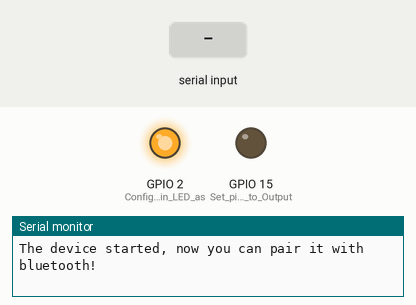
A sketch run on a simulated ESP32. On the bench: output pins drawn as LEDs (lit = HIGH), the last lines printed to the serial monitor. The inputs (shaded band) are chosen by the test bench. Nothing arrives over Bluetooth unless stated.

Above: at 0.1 s.
At 1.7 s:
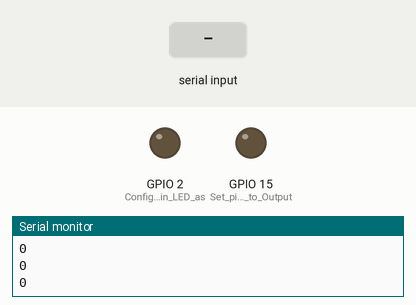
1.8 s: "1" received over the second serial link
At 3.4 s:
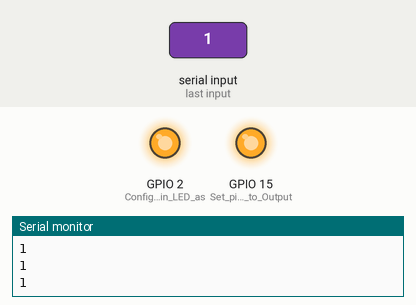
Timing chart, 0 to 4.9 s (numbered marks = the images above; inputs shaded):
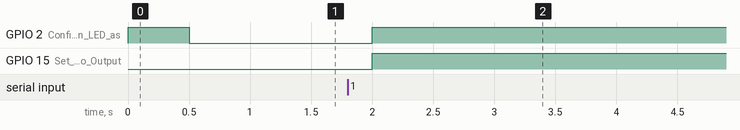

Measured:
- after the input at 1.8 s, GPIO 2 (Configure_Built_in_LED_as), GPIO 15 (Set_pin_GPIO_15_to_Output): LOW → HIGH after 0.20 s

The sketch:

Bluetooth_Light_Switch_v0.1.ino
```cpp
//This creates a bridge between Serial and Classical Bluetooth (SPP)
#include "BluetoothSerial.h"

#if !defined(CONFIG_BT_ENABLED) || !defined(CONFIG_BLUEDROID_ENABLED)
#error Bluetooth is not enabled! Please run `make menuconfig` to and enable it
#endif

#if !defined(CONFIG_BT_SPP_ENABLED)
#error Serial Bluetooth not available or not enabled. It is only available for the ESP32 chip.
#endif

BluetoothSerial SerialBT;
bool BTRecieve = 0;    // Booleen variable for door switch recieved position
const int Door_Open = 11;
const int Door_Closed = 10;

void setup() {
  pinMode(LED_BUILTIN, OUTPUT);    // Configure Built in LED as Output
  pinMode(15, OUTPUT);    // Set pin GPIO 15 to Output

  Serial.begin(115200);
  SerialBT.begin("Light_Switch"); //Bluetooth device name
  Serial.println("The device started, now you can pair it with bluetooth!");

  digitalWrite(LED_BUILTIN, HIGH);   // Turn the LED on by making the voltage HIGH
  delay(500);    // wait for 1/2 second

}

// the loop function runs over and over again forever
void loop() {
if (SerialBT.available()) {
  BTRecieve = (SerialBT.read());
}
Serial.println(BTRecieve);
  if (BTRecieve == 1) {
    digitalWrite(LED_BUILTIN, HIGH);   // Turn the LED on by making the voltage HIGH
    digitalWrite(15, HIGH);   // Turn GPIO pin 26 voltage HIGH
    SerialBT.write(Door_Open);    // Value when door is open
  }
  else {
    digitalWrite(LED_BUILTIN, LOW);    // turn the LED off by making the voltage LOW
    digitalWrite(15, LOW);   // Turn GPIO pin 26 voltage LOW
    SerialBT.write(Door_Closed);    // Value when door is closed

  }
  delay(500);    // wait for 1/4 second

//  if (Serial.available()) {
//    SerialBT.println(Serial.readString());
//  }
//  if (SerialBT.available()) {
//    Serial.println(SerialBT.readString());
//  }
}
```
